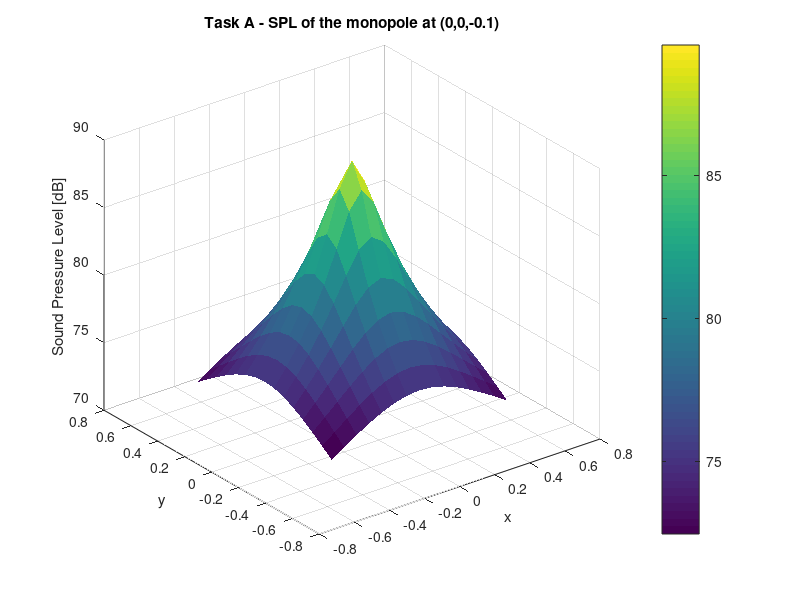
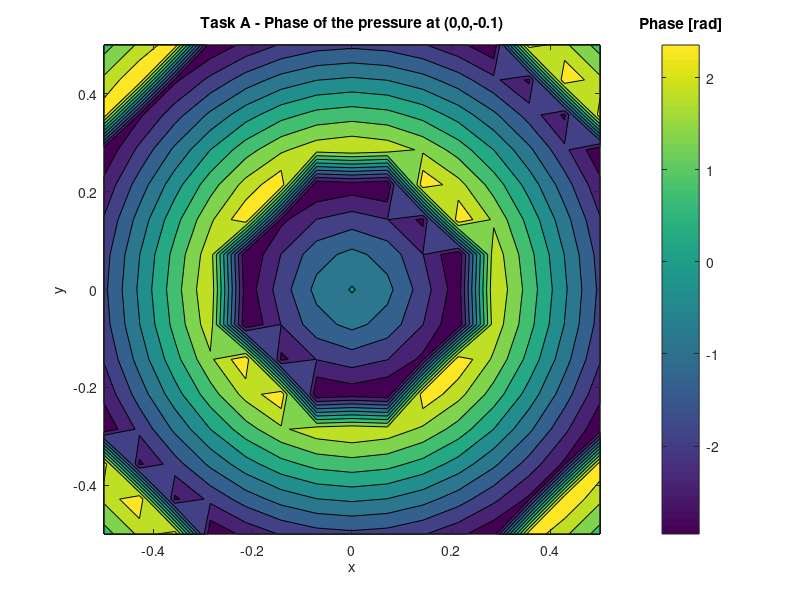
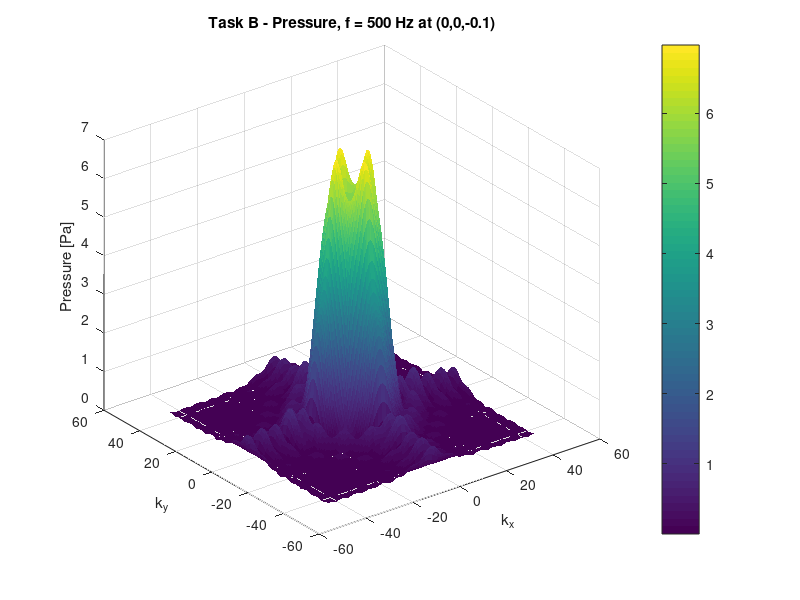
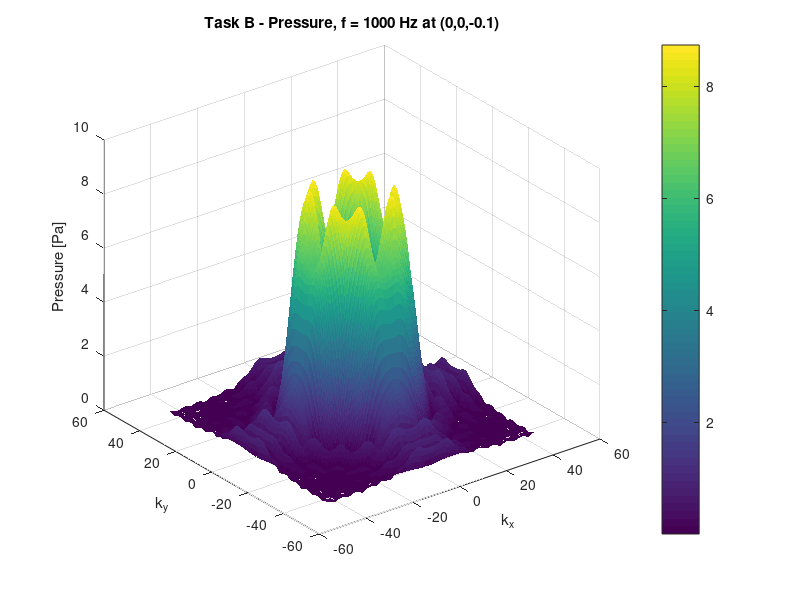

The MATLAB source for these figures, in order:
clear; clc; close all;

xyz = [0 0 -0.1]; % location of monopole
Q = 10^-4; % volume velocity of monopole

c = 343; % speed of sound in air
rho = 1.2; % density
f = 1000; % frequency radiated by monopole
w = 2*pi*f; % angular frequency
k = w/c; % wavenumber
lambda = c/f; % wavelength

L = 1; % array dimensions
M = 15; % number of microphones in each direction
z_m = 0;

%% Task A
[X,Y,Z] = meshgrid(-L/2:(L/(M-1)):L/2,-L/2:(L/(M-1)):L/2,z_m);

% calculate the pressure using greens function in free field
% distances from sourc to receivers
R = zeros(M,M);
for i = 1:M
    for ii = 1:M
        R(i,ii) = norm([X(i,ii) Y(i,ii) Z(i,ii)] - xyz);
    end
end

% calculating pressure using greens function in free space
p_ta = 1i*w*rho*Q*exp(1i*(w-k*R))./(4*pi*R);

% Plot
figure
surf(X,Y,20*log10(abs(p_ta)/(20*10^-6)))
colorbar;
shading flat;
zlabel('Sound Pressure Level [dB]');
xlabel('x')
ylabel('y')
title('Task A - SPL of the monopole at (0,0,-0.1)')

% The sound pressure level looks as expected with a high level in the
% center and a decreasing level as the distance to the location of the
% monopole is increased.

figure
contourf(X,Y,angle(p_ta))
shading flat;
hc=colorbar;
title(hc,'Phase [rad]');
xlabel('x')
ylabel('y')
title('Task A - Phase of the pressure at (0,0,-0.1)')

% The phase of the pressure also looks as expected, as it is possible to
% see the phase approximately matches the wavelength. 

%% Task B
% Calculate the wavenumber transform of this sound field, and examine the resulting wavenumber
% spectrum. Analyze what happens if the source radiates at a frequency of 500 Hz, instead of 1 kHz.

f=[500 1000 2000 5000];
N=M*10;
kx = linspace(-(2*pi)/(2*L/(M-1)),(2*pi)/(2*L/(M-1)),N);
ky = kx;
[KX,KY] = meshgrid(kx,ky);

for i=1:length(f)
    w = 2*pi*f(i); % angular frequency
    k = w/c; % wavenumber
    kz(i,:) = sqrt(k^2-kx.^2-ky.^2);

    p_tb(i,:,:) = 1i*w*rho*Q*exp(1i*(w-k*R))./(4*pi*R);
    
    % Wavenumber transform
    P_tb(i,:,:) = fftshift(fft2(squeeze(p_tb(i,:,:)),N,N));
    
    % Plot
    figure
    surf(KX,KY,abs(squeeze(P_tb(i,:,:))))
    colorbar;
    shading flat;
    zlabel('Pressure [Pa]');
    xlabel('k_x')
    ylabel('k_y')
    title(['Task B - Pressure, f = ' num2str(f(i)) ' Hz at (0,0,-0.1)'])
end

% We decided to plot for 2kHz and 5kHz as well. The plots show very well
% that for the lower frequencies at 500Hz a very simple result is obtained
% as opposed to 2kHz and 5kHz where the wavelength is much shorter. As a
% lower frequency results in a lower wavenumber, k, high frequencies will
% have a large number of propagating waves in z. Lower frequencies, as 500,
% will instead have evanescent waves as k^2 < kx^2+ky^2. Also, there appears 
% aliasing (or folding) at high frequencies because the distance between
% the microphones is not sufficiently small.

%% Task C
% Examine the wavenumber spectrum of the sound pressure (again at 1 kHz) when the monopole
% source is placed near a corner of the array, for example (x, y, z)= (L/2, L/2 ,-0.1) m.
f=1000;
w = 2*pi*f; % angular frequency
k = w/c; % wavenumber
kz = sqrt(k^2-kx.^2-ky.^2);
xyz = [L/2,L/2,-0.1];
% distances from source to receivers
R = zeros(M,M);
for i = 1:M
    for ii = 1:M
        R(i,ii) = norm([X(i,ii) Y(i,ii) Z(i,ii)] - xyz);
    end
end
p_tc = 1i*w*rho*Q*exp(1i*(w-k*R))./(4*pi*R);
P_tc = fftshift(fft2(p_tc,N,N));

% Plot
figure
surf(KX,KY,abs(P_tc))
colorbar;
shading flat;
zlabel('Pressure [Pa]');
xlabel('k_x')
ylabel('k_y')
title('Task C - Pressure, f = 1000 Hz at (L/2,L/2,-0.1)')

% As the monopole is now placed near a corner, it is possible to see the
% shape of the wavenumber spectrum change accordingly. The maximum values
% are seen to move in a bend. A large amount of propagating waves are also
% seen at this point as low kx and ky values are required for evanescent
% waves.

%% Task D
% Place the monopole 3 m away from the array , and examine both the resulting sound pressure field
% and its wavenumber spectrum
f=1000;
w = 2*pi*f; % angular frequency
k = w/c; % wavenumber
kz = sqrt(k^2-kx.^2-ky.^2);
xyz = [0,0,L+3]; % Placing the source 3 meters away in y axis
R = zeros(M,M);
for i = 1:M
    for ii = 1:M
        R(i,ii) = norm([X(i,ii) Y(i,ii) Z(i,ii)] - xyz);
    end
end
p_td = 1i*w*rho*Q*exp(1i*(w-k*R))./(4*pi*R);
P_td = fftshift(fft2(p_td,N,N));

% Plot
figure
surf(KX,KY,abs(P_td))
colorbar;
shading flat;
zlabel('Pressure [Pa]');
xlabel('k_x')
ylabel('k_y')
title('Task D - Pressure, f = 1000 Hz at (0,0,L+3)')

figure
contourf(X,Y,abs(p_td))
shading flat;
hc=colorbar;
title(hc,'Pressure [Pa]');
xlabel('x')
ylabel('y')
title('Task D - Pressure, f = 1000 Hz at (0,0,L+3)')

% The sound pressure is now almost consistent having moved the monopole 3m
% away from the array. This is expected as the array has moved into a far
% field position and the waves are now almost plane resulting in a very
% homogenous distribution of sound pressure. The resulting wave number
% spectrum now consists primarily of propagating waves in z as
% k^2 >= kx^2+ky^2 almost entirely.


%% Task E
% Finally, plot and discuss the wavenumber spectrum of the normal component of the particle velocity,
% when the point source is placed at (x, y, z)= (0, 0 ,-0.1) m.

f=1000;
w = 2*pi*f; % angular frequency
k = w/c; % wavenumber
kz = sqrt(k^2-kx.^2-ky.^2);
xyz = [0,0,-0.1]; % Placing the source 3 meters away in y axis
R = zeros(M,M);
for i = 1:M
    for ii = 1:M
        R(i,ii) = norm([X(i,ii) Y(i,ii) Z(i,ii)] - xyz);
    end
end
p_te = 1i*w*rho*Q*exp(1i*(w-k*R))./(4*pi*R);
P_te = fftshift(fft2(p_te,N,N));

W_te = P_te.*kz/(k*rho*c);
% Plot
figure
surf(KX,KY,abs(W_te))
colorbar;
shading flat;
zlabel('Particle velocity [m/s]');
xlabel('k_x')
ylabel('k_y')
title('Task E - Particle velocity, f = 1000 Hz at (0,0,-0.1)')

% The normal component of the particle velocity can easily be calculated in
% z_m=0 (in the z origin plane) using Eq (9.218) in the Fundamentals book.
% The behavior resembles the one a monopole should have so our equations
% corretly represent the monopole both in pressure and particle velocity.
